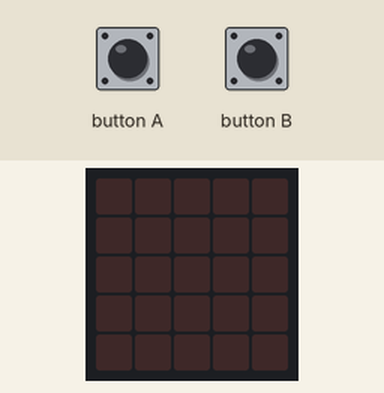
Simulated run of this program. Board: BBC micro:bit (MakeCode). Shown: the board's 5×5 LED display. Inputs (shaded band) come from the test bench.

Above: at 1.2 s.
1.3 s: button B pressed for 0.15 s
At 2.9 s:
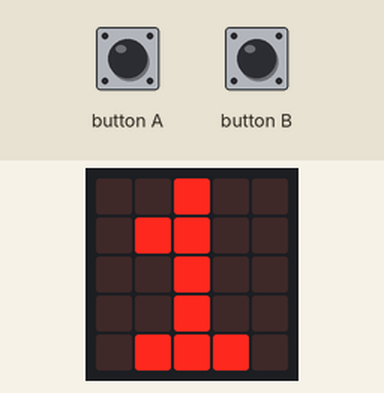
3.3 s: button A pressed for 0.15 s
At 4.1 s:
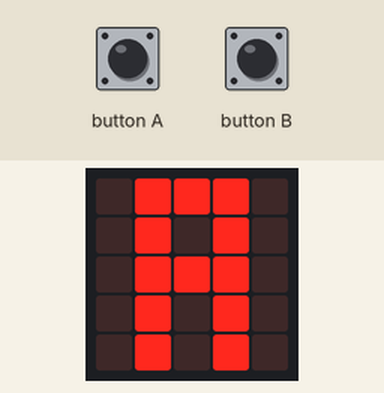
4.9 s: button B pressed for 0.15 s
At 5.25 s:
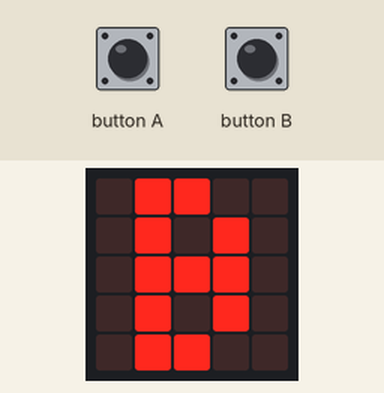
Timing chart, 0 to 7.9 s (numbered marks = the images above; inputs shaded):
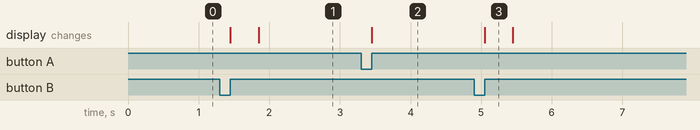

Measured:
- after the input at 1.3 s, the display: first changes after 0.15 s (image 1 shows a later state)
- after the input at 3.3 s, the display: changes after 0.15 s (image 2)
- after the input at 4.9 s, the display: changes after 0.15 s (image 3)
- what the display in image 3 shows lasts 0.4 s, from 5.1 s to 5.5 s

The program:

main.ts
```typescript
input.onButtonPressed(Button.A, function () {
    Punto_A += 1
    basic.showLeds(`
        . # # # .
        . # . # .
        . # # # .
        . # . # .
        . # . # .
        `)
})
input.onButtonPressed(Button.B, function () {
    Punto_B += 1
    basic.showLeds(`
        . # # . .
        . # . # .
        . # # # .
        . # . # .
        . # # . .
        `)
    basic.showNumber(Punto_B)
})
let Punto_B = 0
let Punto_A = 0
Punto_B = 0
let Empate = 0
```

test.ts
```typescript
// aquí va el archivo "tests"; esto no se compilará cuando este paquete se utilice como una extensión.
```
